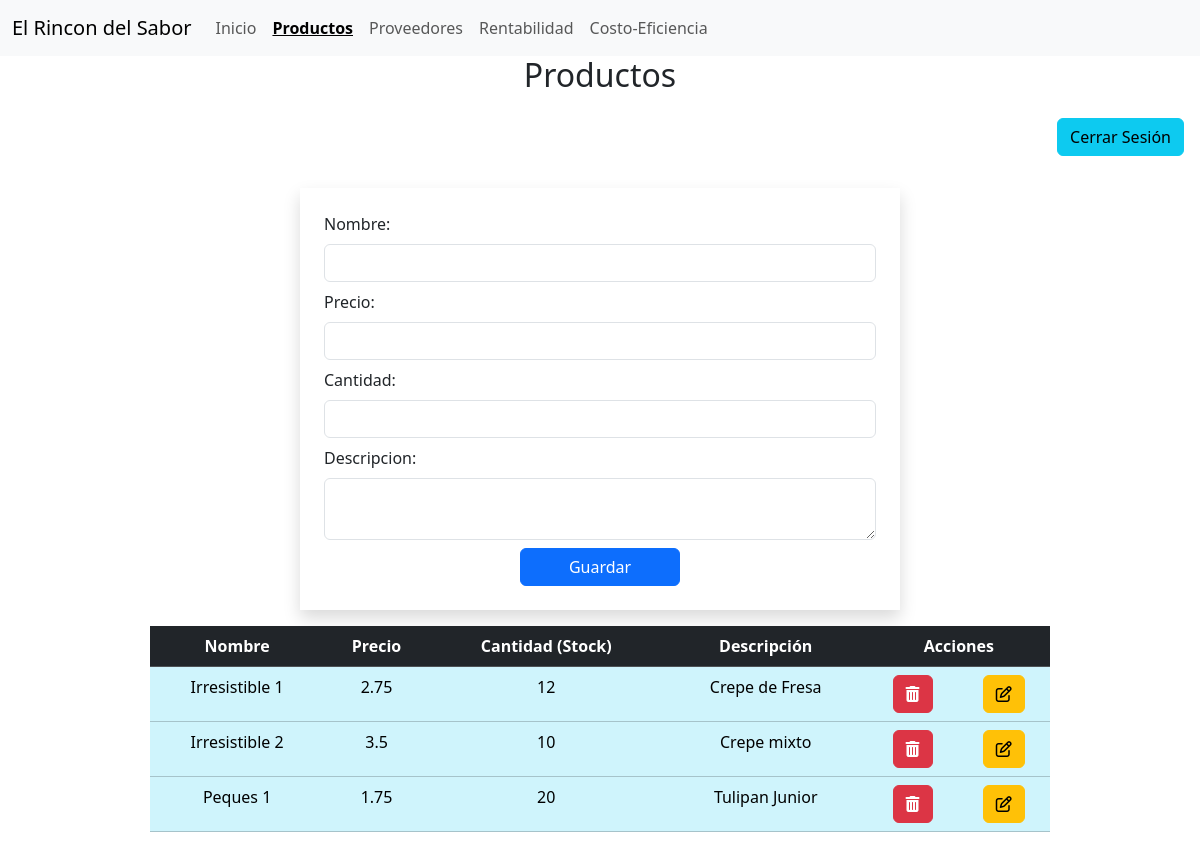
Before: /productos (signed in) with the older database file.
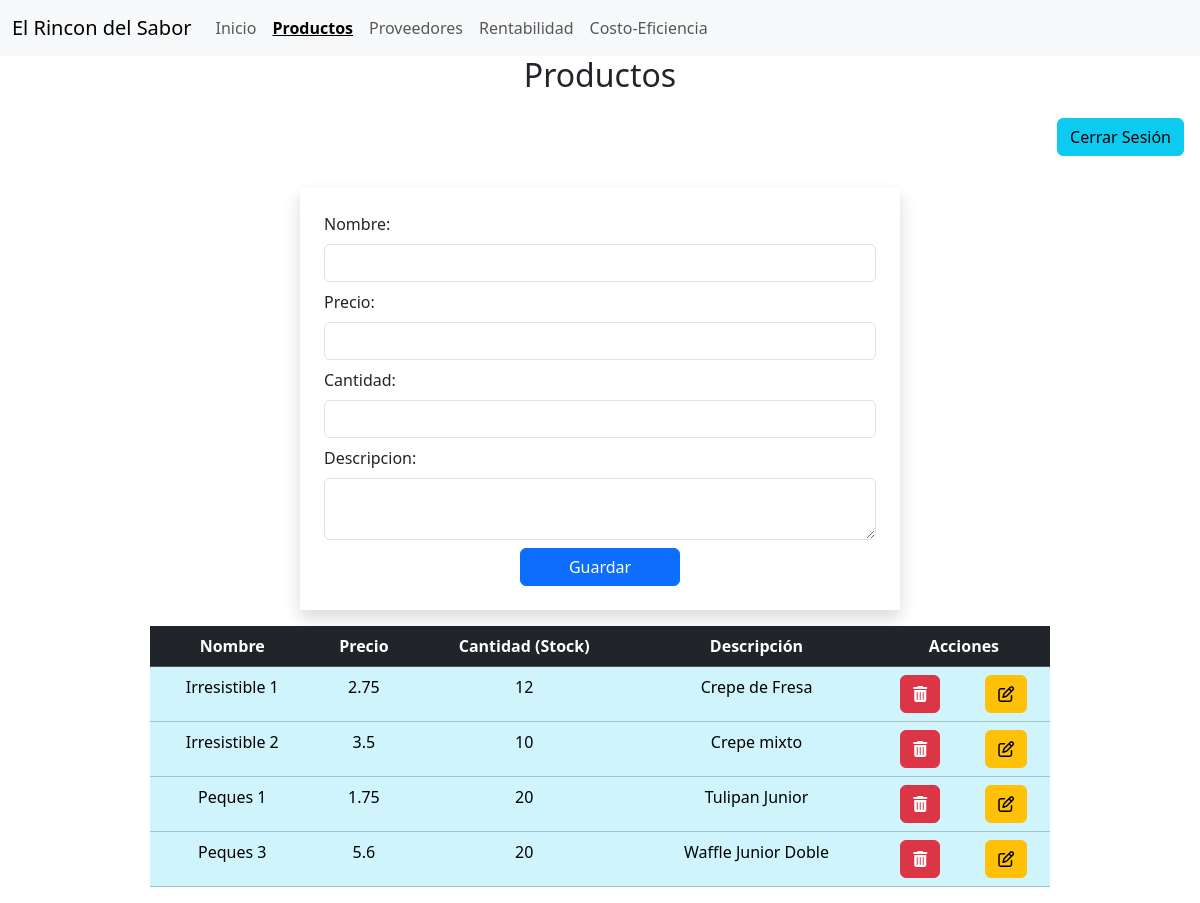
After: the same page with the newer database file.
### heladeria/models.py (models this page shows)
class Producto(models.Model):
    nombre = models.CharField(max_length=30)
    precio = models.FloatField()
    cantidad = models.IntegerField()
    descripcion = models.CharField(max_length=200)

### heladeria/views.py (the view)
# urls.py: path('productos', views.consultar, name='consultar'),
@login_required
def consultar(request):
    productos = Producto.objects.all()
    return render(request,"productos.html",{'productos' : productos})

### heladeria/templates/productos.html (shortened to what this page needs)
{% extends 'plantilla.html' %}
{% block content %}
        <h2 class="text-center"> Productos </h2>
        <div class="text-end">
            <a href="{% url 'salir' %}" class="btn btn-info m-3">Cerrar Sesión</a>
        </div>
        <form class="w-50 shadow mx-auto p-4 m-3" method="post"
        action="productos/guardar">
            Nombre: <input type="text" name="nombre" class="form-control my-2" required>
            Precio: <input type="float" name="precio" class="form-control my-2" required>
            Cantidad: <input type="number" name="cantidad" class="form-control my-2" required>
            Descripcion:
            <textarea class="form-control my-2" name="descripcion">
            </textarea>
            <div class="text-center">
                <input type="submit" value="Guardar" class="btn btn-primary px-5">
            </div>
        </form>
        <table class="table table-info w-75 mx-auto text-center">
            <tr class="table-dark">
                <th>Nombre</th>
                <th>Precio</th>
                <th>Cantidad (Stock)</th>
                <th>Descripción</th>
                <th colspan="2">
                    Acciones
                </th>
            </tr>
        {% for producto in productos %}
            <tr>
                <td>{{ producto.nombre }}</td>
                <td>{{ producto.precio }}</td>
                <td>{{ producto.cantidad }}</td>
                <td>{{ producto.descripcion }}</td>
                <td>
                    <form action="{% url 'eliminar' producto.id %}"
                    method="post">
                        <button class="btn btn-danger" onclick="return confirm('¿Estás seguro de eliminar este producto?')">
                            <i class="fa-solid fa-trash-can"></i>
                        </button>
                    </form>
                </td>
                <td>
                    <form action="{% url 'detalle' producto.id %}"
                    method="post">
                        <button class="btn btn-warning">
                            <i class="fa-regular fa-pen-to-square"></i>
                        </button>
                    </form>
                </td>
            </tr>
        {% endfor %}
        </table>
{% endblock %}

Changed rows visible on the page:
added Producto: nombre "Peques 3", precio "5.6", cantidad "20", descripcion "Waffle Junior Doble"
